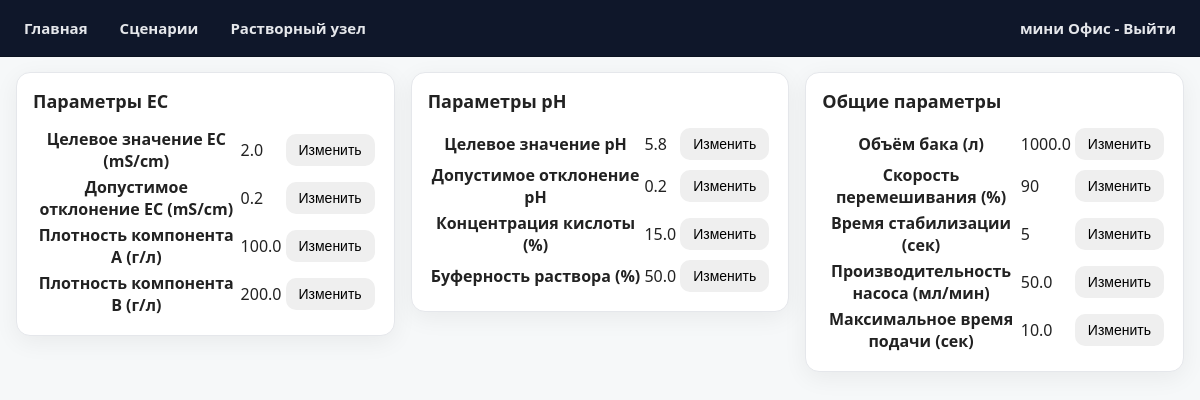
Before: /mixing_parameters (signed in) with the older database file.
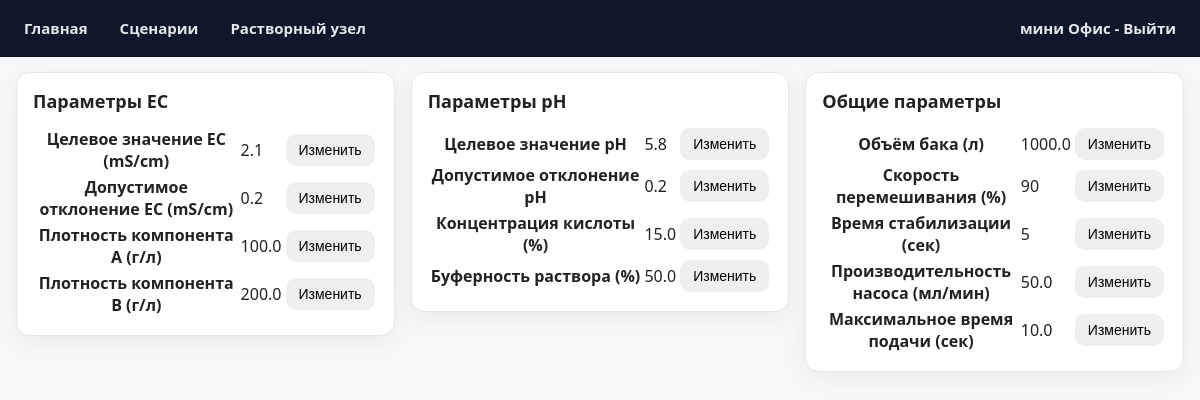
After: the same page with the newer database file.
### app/models.py (models this page shows, shortened)
class MixingParameter(db.Model):
    __tablename__ = 'mixing_parameters'
    id = db.Column(db.Integer, primary_key=True)
    tank_volume = db.Column(db.Float)
    density_a = db.Column(db.Float)
    density_b = db.Column(db.Float)
    density_acid = db.Column(db.Float)
    bf = db.Column(db.Float)
    pump_flow_rate = db.Column(db.Float)
    target_ec = db.Column(db.Float)
    target_ph = db.Column(db.Float)
    stabilization_time = db.Column(db.Integer)
    mixing_speed = db.Column(db.Integer)
    ec_deviation = db.Column(db.Float)
    ph_deviation = db.Column(db.Float)
    description = db.Column(db.Text)
    ec_rate_threshold = db.Column(db.Float, default=0.5)
    ph_rate_threshold = db.Column(db.Float, default=0.05)
    maxtime = db.Column(db.Integer)
    start_mix = db.Column(db.Integer, default=0)  # Новое поле для управления смешиванием

### app/routes.py (the view)
@bp.route('/mixing_parameters')
@login_required
def mixing_parameters():
    mixing_params = MixingParameter.query.first()
    return render_template('mixing_parameters.html', mixing_params=mixing_params, title='Растворный узел')

### app/models.py (called while the page is built)
@login.user_loader
def load_user(id):
    return User.query.get(int(id))

### app/templates/mixing_parameters.html (shortened to what the changed rows need)
{% extends "base.html" %}
{% block content %}
<div class="mixing-grid">
    <section class="card">
        <h2>Параметры EC</h2>
        <table table--compact>
            <tr>
                <th>Целевое значение EC (mS/cm)</th>
                <td id="target_ec">{{ mixing_params.target_ec }}</td>
                <td>
                    <button class="btn btn-primary"
                            onclick="openModal('target_ec')"
                            {% if current_user.username != 'admin' %} disabled {% endif %}>
                        Изменить</button>
                </td>
            </tr>
            <tr>
                <th>Допустимое отклонение EC (mS/cm)</th>
                <td id="ec_deviation">{{ mixing_params.ec_deviation }}</td>
                <td>
                    <button class="btn btn-primary"
                            onclick="openModal('ec_deviation')"
                            {% if current_user.username != 'admin' %} disabled {% endif %}>
                        Изменить</button>
                </td>
            </tr>
            <tr>
                <th>Плотность компонента A (г/л)</th>
                <td id="density_a">{{ mixing_params.density_a }}</td>
                <td>
                    <button class="btn btn-primary"
                            onclick="openModal('density_a')"
                            {% if current_user.username != 'admin' %} disabled {% endif %}>
                        Изменить</button>
                </td>
            </tr>
            <tr>
                <th>Плотность компонента B (г/л)</th>
                <td id="density_b">{{ mixing_params.density_b }}</td>
                <td>
                    <button class="btn btn-primary"
                            onclick="openModal('density_b')"
                            {% if current_user.username != 'admin' %} disabled {% endif %}>
                        Изменить</button>
                </td>
            </tr>
        </table>
    </section>
    <section class="card">
        <h2>Параметры pH</h2>
        <table table--compact>
            <tr>
                <th>Целевое значение pH</th>
                <td id="target_ph">{{ mixing_params.target_ph }}</td>
                <td>
                    <button class="btn btn-primary"
                            onclick="openModal('target_ph')"
                            {% if current_user.username != 'admin' %} disabled {% endif %}>
                        Изменить</button>
                </td>
            </tr>
            <tr>
                <th>Допустимое отклонение pH</th>
                <td id="ph_deviation">{{ mixing_params.ph_deviation }}</td>
                <td>
                    <button class="btn btn-primary"
                            onclick="openModal('ph_deviation')"
                            {% if current_user.username != 'admin' %} disabled {% endif %}>
                        Изменить</button>
                </td>
            </tr>
            <tr>
                <th>Концентрация кислоты (%)</th>
                <td id="density_acid">{{ mixing_params.density_acid }}</td>
                <td>
                    <button class="btn btn-primary"
                            onclick="openModal('density_acid')"
                            {% if current_user.username != 'admin' %} disabled {% endif %}>
                        Изменить</button>
                </td>
            </tr>
            <tr>
                <th>Буферность раствора (%)</th>
                <td id="bf">{{ mixing_params.bf }}</td>
                <td>
                    <button class="btn btn-primary"
                            onclick="openModal('bf')"
                            {% if current_user.username != 'admin' %} disabled {% endif %}>
                        Изменить</button>
                </td>
            </tr>
        </table>
    </section>
    <section class="card">
        <h2>Общие параметры</h2>
        <table table--compact>
            <tr>
                <th>Объём бака (л)</th>
                <td id="tank_volume">{{ mixing_params.tank_volume }}</td>
                <td>
                    <button class="btn btn-primary"
                            onclick="openModal('tank_volume')"
                            {% if current_user.username != 'admin' %} disabled {% endif %}>
                        Изменить</button>
                </td>
            </tr>
            <tr>
                <th>Скорость перемешивания (%)</th>
                <td id="mixing_speed">{{ mixing_params.mixing_speed }}</td>
                <td>
                    <button class="btn btn-primary"
                            onclick="openModal('mixing_speed')"
                            {% if current_user.username != 'admin' %} disabled {% endif %}>
                        Изменить</button>
                </td>
            </tr>
            <tr>
                <th>Время стабилизации (сек)</th>
                <td id="stabilization_time">{{ mixing_params.stabilization_time }}</td>
                <td>
                    <button class="btn btn-primary"
                            onclick="openModal('stabilization_time')"
                            {% if current_user.username != 'admin' %} disabled {% endif %}>
                        Изменить</button>
                </td>
            </tr>
            <tr>
                <th>Производительность насоса (мл/мин)</th>
                <td id="pump_flow_rate">{{ mixing_params.pump_flow_rate }}</td>
                <td>
                    <button class="btn btn-primary"
                            onclick="openModal('pump_flow_rate')"
                            {% if current_user.username != 'admin' %} disabled {% endif %}>
                        Изменить</button>
                </td>
            </tr>
            <tr>
                <th>Максимальное время подачи (сек)</th>
                <td id="maxtime">{{ mixing_params.maxtime }}</td>
                <td>
                    <button class="btn btn-primary"
                            onclick="openModal('maxtime')"
                            {% if current_user.username != 'admin' %} disabled {% endif %}>
                        Изменить</button>
                </td>
            </tr>
        </table>
    </section>
</div>
{% endblock %}

Changed rows visible on the page:
changed MixingParameter: target_ec "2.0" → "2.1"
